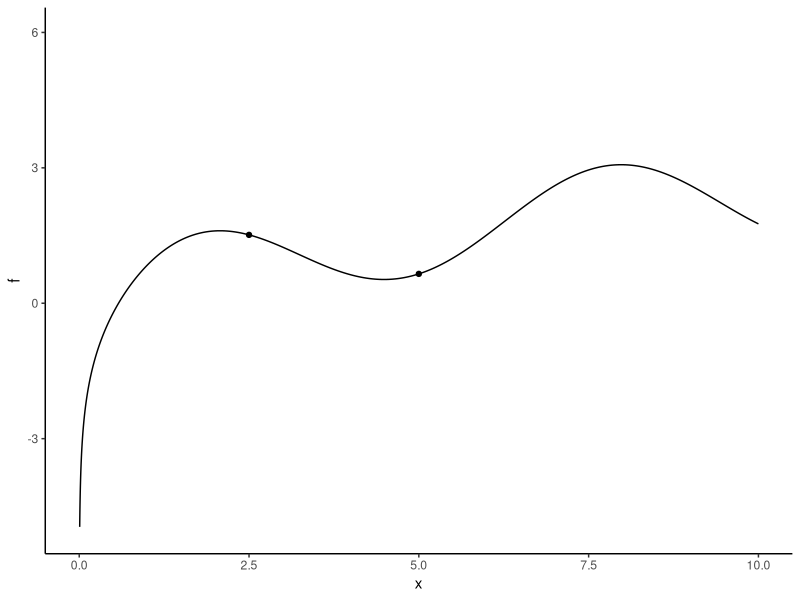
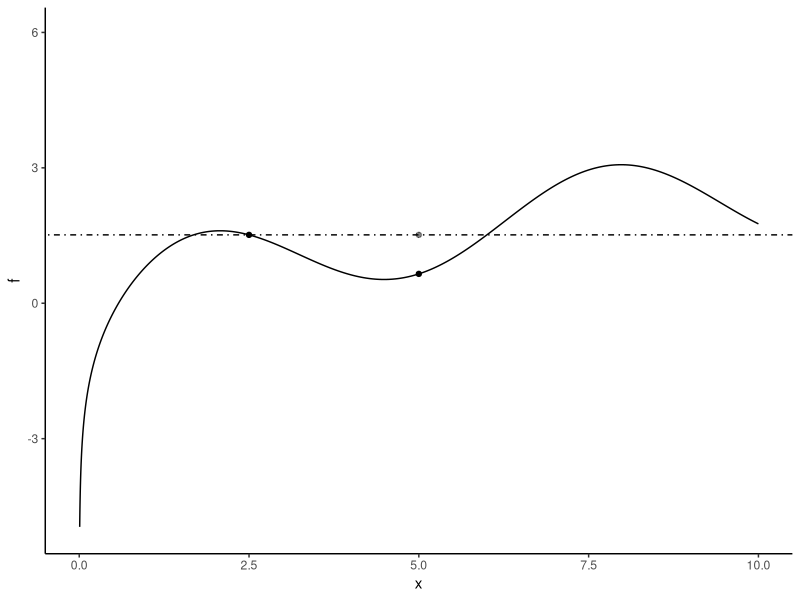
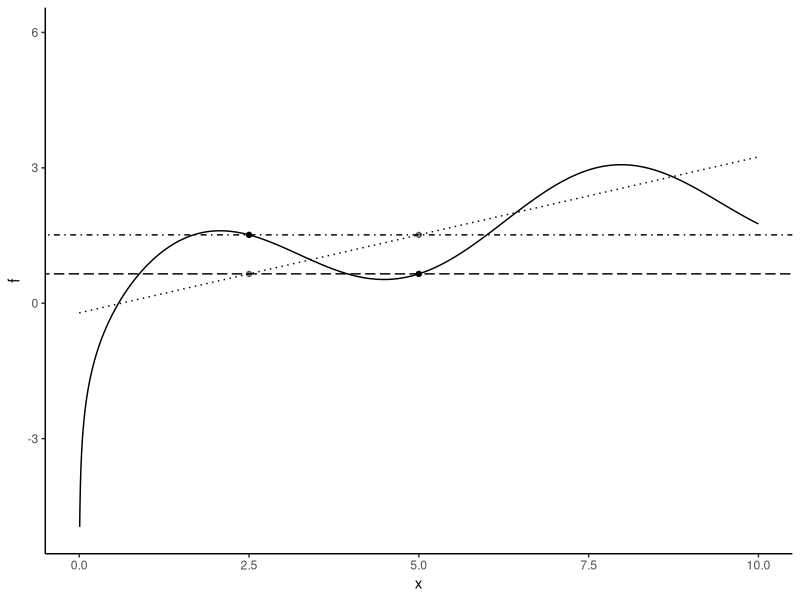
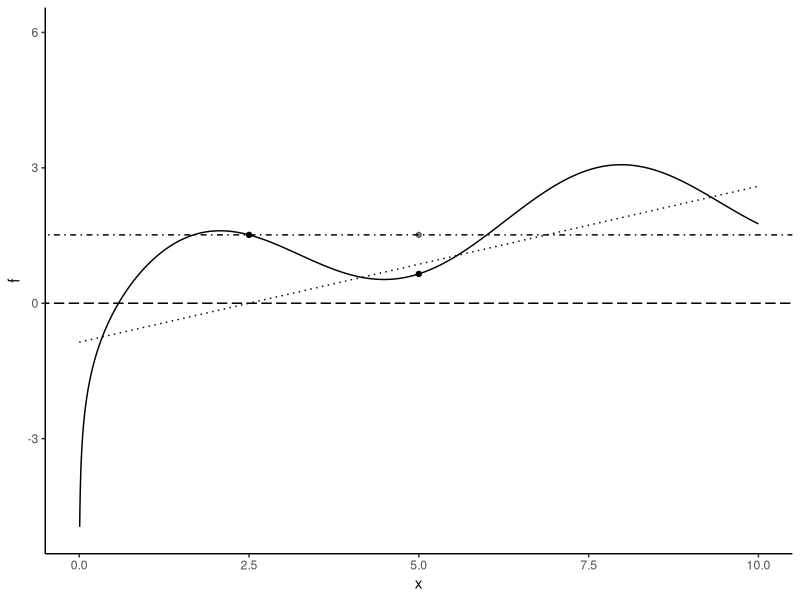
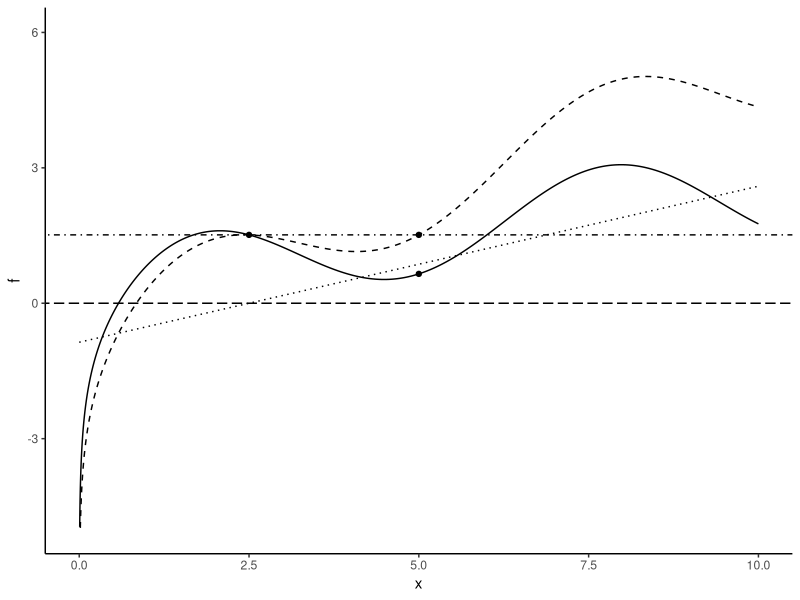
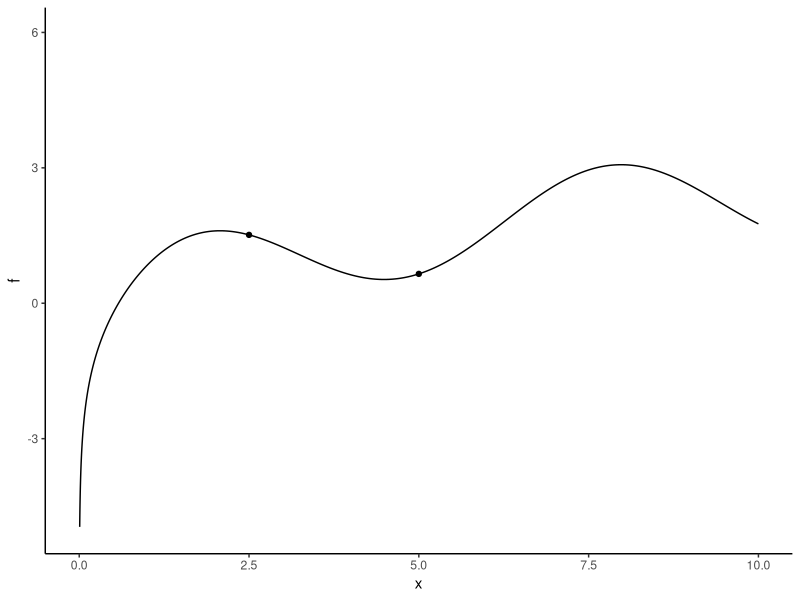
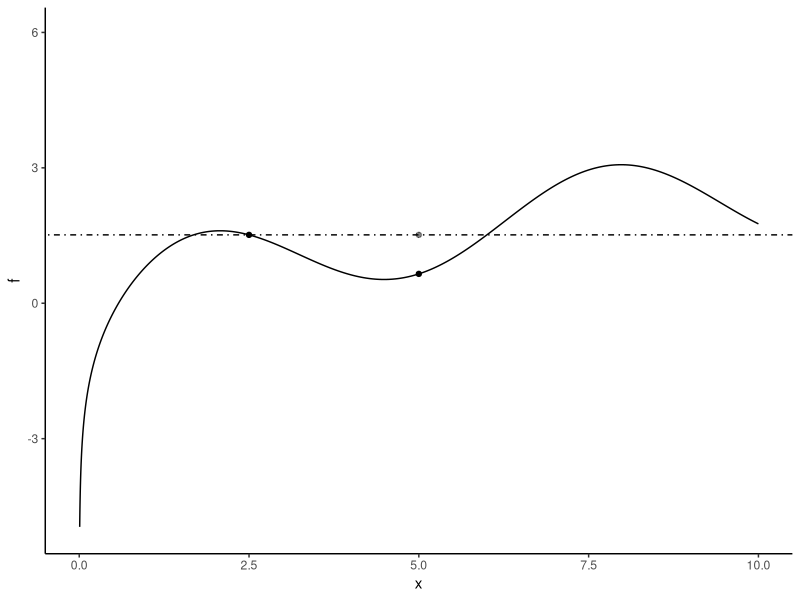
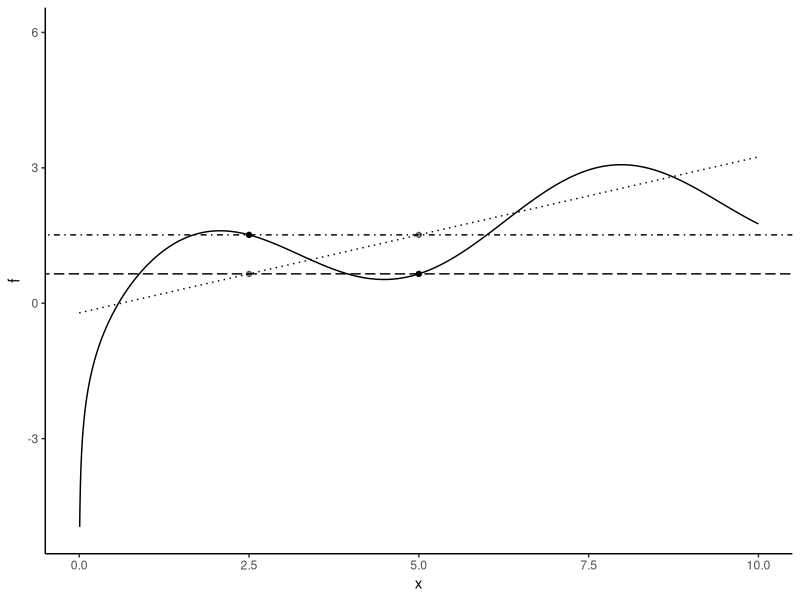

Source code (R) for these figures, in order:
library(ggplot2)
x<-seq(0,10, by=.001)

f<- log(x)+sin(x)

g<- log(x)+sin(x)-(x-2.5)*((log(5)+sin(5))-(log(2.5)+sin(2.5)))/2.5

mod<- -(x-2.5)*((log(5)+sin(5))-(log(2.5)+sin(2.5)))/2.5
df1<-data.frame(x=x, f=f,g=g, mod=mod)


ggplot(df1, aes(x, f))+geom_line()+
annotate("point", x=2.5, y=log(2.5)+sin(2.5))+
annotate("point", x=5, y=log(5)+sin(5))+
theme_classic()+ylim(c(-5, 6))

ggsave("~/Dropbox/mathCamp/FinalSlides/Lecture4/fig1.png" , height=4)

ggplot(df1, aes(x, f))+geom_line()+
annotate("point", x=2.5, y=log(2.5)+sin(2.5))+
annotate("point", x=5, y=log(5)+sin(5))+
annotate("point", x=5, y=log(2.5)+sin(2.5), alpha=.5)+
geom_abline(intercept=log(2.5)+sin(2.5), slope=0, lty=4)+
theme_classic()+ylim(c(-5, 6))
ggsave("~/Dropbox/mathCamp/FinalSlides/Lecture4/fig2.png" , height=4)


ggplot(df1, aes(x, f))+geom_line()+
annotate("point", x=2.5, y=log(2.5)+sin(2.5))+
annotate("point", x=5, y=log(5)+sin(5))+
annotate("point", x=5, y=log(2.5)+sin(2.5), alpha=.5)+
annotate("point", x=2.5, y=log(5)+sin(5), alpha=.5)+
geom_abline(intercept=log(2.5)+sin(2.5), slope=0, lty=4)+
geom_abline(intercept=log(5)+sin(5), slope=0, lty=5)+
geom_line(aes(x,mod+log(5)+sin(5)), lty=3)+
theme_classic()+ylim(c(-5, 6))
ggsave("~/Dropbox/mathCamp/FinalSlides/Lecture4/fig3.png" , height=4)

ggplot(df1, aes(x, f))+geom_line()+
annotate("point", x=2.5, y=log(2.5)+sin(2.5))+
annotate("point", x=5, y=log(5)+sin(5))+
annotate("point", x=5, y=log(2.5)+sin(2.5), alpha=.5)+

geom_abline(intercept=log(2.5)+sin(2.5), slope=0, lty=4)+
geom_abline(intercept=0, slope=0, lty=5)+
geom_line(aes(x,mod), lty=3)+
theme_classic()+ylim(c(-5, 6))

ggsave("~/Dropbox/mathCamp/FinalSlides/Lecture4/fig4.png" , height=4)


ggplot(df1, aes(x, f))+geom_line()+
annotate("point", x=2.5, y=log(2.5)+sin(2.5))+
annotate("point", x=5, y=log(5)+sin(5))+
annotate("point", x=5, y=log(2.5)+sin(2.5))+
geom_line(aes(x,g), lty=2)+
geom_abline(intercept=log(2.5)+sin(2.5), slope=0, lty=4)+
geom_abline(intercept=0, slope=0, lty=5)+
geom_line(aes(x,mod), lty=3)+
theme_classic()+ylim(c(-5, 6))

ggsave("~/Dropbox/mathCamp/FinalSlides/Lecture4/fig5.png" , height=4)
